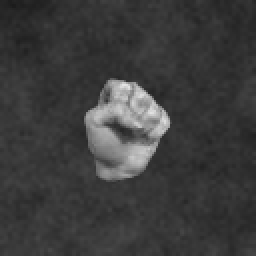
#> input picture fingers/0/000d9961-8136-4dee-9820-86e178777958_0L.png, 128 x 128 px (shown 2 times larger); its folder holds only this picture in this run
$ jupyter execute --allow-errors 2336524_src.ipynb
#> lines starting #> are read from the running program, lines starting #| are printed output that depends on the picture; after the words box and inside, x2 and y2 are one past the last pixel; in counts of white or black regions, pixels touching at a corner belong together
[cell 1]
#Import required libraries
import cv2
import numpy as np
import math
import os
import numpy as np
import random
import matplotlib.pyplot as plt

[cell 2]
#Calculate the area of a hand
def calculate_hand_area(image):
    # Convert the image to grayscale
    gray = cv2.cvtColor(image, cv2.COLOR_BGR2GRAY)
    # Apply Gaussian blur to the image
    blurred = cv2.GaussianBlur(gray, (5, 5), 0)
    # Apply thresholding to the image
    _, threshold = cv2.threshold(blurred, 0, 255, cv2.THRESH_BINARY+cv2.THRESH_OTSU)

    # Find contours in the thresholded image
    contours, _ = cv2.findContours(threshold, cv2.RETR_EXTERNAL, cv2.CHAIN_APPROX_SIMPLE)
    # Select the contour with maximum area, this should be the hand contour
    hand_contour = max(contours, key=cv2.contourArea)

    # Return the area of the hand contour
    return cv2.contourArea(hand_contour)

[cell 3]
#Calculate average area of images in directory
def calculate_average_area(directory):
    hand_areas = []
    # Loop over all .png images in the specified directory
    for filename in os.listdir(directory):
        if filename.endswith('.png'):
            image = cv2.imread(os.path.join(directory, filename))
            if image is not None:
                # Calculate the hand area for the current image
                hand_area = calculate_hand_area(image)
                hand_areas.append(hand_area)
    # Calculate the average hand area
    average_hand_area = sum(hand_areas) / len(hand_areas)
    return average_hand_area

[cell 4]
#Calculate threshold area
def calculate_threshold(closed_hand_directory, one_finger_directory):
    # Calculate the average hand area for images of a closed hand
    average_closed_hand_area = calculate_average_area(closed_hand_directory)
#> in calculate_average_area, image is the input picture: shape (128, 128, 3); min 27, max 227, mean 60.6
#> in calculate_hand_area, `_, threshold = cv2.threshold(blurred, 0, 255, cv2.THRESH_BINARY+cv2.TH..`:
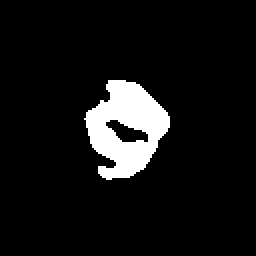
#> threshold: shape (128, 128) (shown 2 times larger); 7.7% white; 1 white region
#> in calculate_hand_area, `contours, _ = cv2.findContours(threshold, cv2.RETR_EXTERNAL, cv2.CHAIN..`: contours = 1 contour; box (x1, y1, x2, y2) and area: (42, 40, 85, 90) 1320
#> in calculate_hand_area, `hand_contour = max(contours, key=cv2.contourArea)`: hand_contour = contour of 74 points, box (x1, y1, x2, y2) (42, 40, 85, 90), area 1320
#> in calculate_average_area, `hand_area = calculate_hand_area(image)`: hand_area = 1319.5
#> average_closed_hand_area = 1319.5
    # Calculate the average hand area for images of a hand with one finger raised
    average_one_finger_area = calculate_average_area(one_finger_directory)
#> call 2 of calculate_average_area, with directory = './fingers/1'
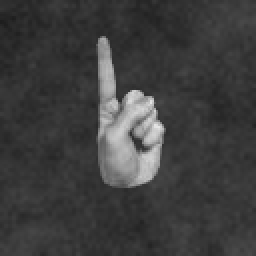
#> input picture fingers/1/009f969b-69d1-4fe5-a438-02638b35ff0e_1L.png, 128 x 128 px (shown 2 times larger)
#> in calculate_average_area, image is the input picture: shape (128, 128, 3); min 29, max 229, mean 62.3
#> in calculate_hand_area (call 2), `_, threshold = cv2.threshold(blurred, 0, 255, cv2.THRESH_BINARY+cv2.TH..`:
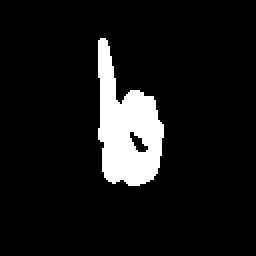
#> threshold: shape (128, 128) (shown 2 times larger); 8.8% white; 1 white region
#> in calculate_hand_area (call 2), `contours, _ = cv2.findContours(threshold, cv2.RETR_EXTERNAL, cv2.CHAIN..`: contours = 1 contour; box (x1, y1, x2, y2) and area: (49, 19, 82, 93) 1386
#> in calculate_hand_area (call 2), `hand_contour = max(contours, key=cv2.contourArea)`: hand_contour = contour of 68 points, box (x1, y1, x2, y2) (49, 19, 82, 93), area 1386
#> in calculate_average_area (call 2), `hand_area = calculate_hand_area(image)`: hand_area = 1386.5
#> average_one_finger_area = 1386.5

    # The threshold is the average of these two average areas
    thresh = (average_closed_hand_area + average_one_finger_area) / 2
#> thresh = 1353

    return thresh

[cell 5]
# load all image file paths from the specified parent directory and its subdirectories,
# then randomly shuffle the paths
def load_and_shuffle_images(parent_directory):
    image_files = []  # Initialize a list to store the image file paths

    # Iterate through each subdirectory (from 0 to 5) in the parent directory
    for i in range(6):
        # Create the full path to the current subdirectory
        folder_path = os.path.join(parent_directory, str(i))

        # Iterate through each file in the current subdirectory
        for filename in os.listdir(folder_path):
            # If the file is an image (.png), add its path to the image_files list
            if filename.endswith('.png'):
                image_file_path = os.path.join(folder_path, filename)
                image_files.append(image_file_path)

    # Randomly shuffle the list of image file paths
    random.shuffle(image_files)

    # Return the shuffled list of image file paths
    return image_files

[cell 6]
#Get angle betweeen fingers
def calculate_angle(start, farthest, end):
    #Calculate the angle between three points using the cosine rule
    a = math.sqrt((end[0] - farthest[0])**2 + (end[1] - farthest[1])**2)
    b = math.sqrt((start[0] - farthest[0])**2 + (start[1] - farthest[1])**2)
    c = math.sqrt((start[0] - end[0])**2 + (start[1] - end[1])**2)
    angle = math.acos((a**2 + b**2 - c**2) / (2*a*b))

    return math.degrees(angle)

[cell 7]
#Apply preprocessing to the image
def preprocess_image(image_path):

    # Load the image from the specified file path
    image = cv2.imread(image_path)

    # Convert the color image to grayscale
    gray = cv2.cvtColor(image, cv2.COLOR_BGR2GRAY)

    # Apply a Gaussian blur to the grayscale image, using a kernel size of 5x5 pixels and a sigma of 0
    # This helps to reduce noise and detail in the image
    blurred = cv2.GaussianBlur(gray, (5, 5), 0)

    # Apply Otsu's binarization method to the blurred image
    # This method automatically determines an optimal threshold value to separate the image into binary classes (black and white)
    _, threshold = cv2.threshold(blurred, 0, 255, cv2.THRESH_BINARY + cv2.THRESH_OTSU)

    # Return both the original image and the preprocessed (thresholded) image
    return image, threshold

[cell 8]
#Get Hand Countour
def get_hand_contour(threshold_image):
    #Identify the hand contour in a thresholded image
    contours, _ = cv2.findContours(threshold_image, cv2.RETR_EXTERNAL, cv2.CHAIN_APPROX_SIMPLE)
    # Select the contour with maximum area, this should be the hand contour
    hand_contour = max(contours, key=cv2.contourArea)

    return hand_contour

[cell 9]
#Count the number of fingers
def count_fingers(hand_contour,hand_area, thresh):
    """Count the number of fingers shown in the hand contour"""
    # Calculate the convex hull of the hand contour
    hull = cv2.convexHull(hand_contour, returnPoints=False)
    # Calculate the convexity defects of the hand contour
    defects = cv2.convexityDefects(hand_contour, hull)

    fingers = 0

    # If the hand area is greater than the threshold, a finger is considered raised
    if hand_area > thresh:
        fingers = 1
        if defects is not None:
            # Loop over the defects
            for i in range(defects.shape[0]):
                # Get the start, end and farthest point of the defect
                start, end, _, _ = defects[i, 0]
                start_point = tuple(hand_contour[start][0])
                end_point = tuple(hand_contour[end][0])
                farthest_point = tuple(hand_contour[defects[i, 0][2]][0])

                # Calculate the depth and angle of the defect
                depth = defects[i, 0][3] / 256
                angle = calculate_angle(start_point, farthest_point, end_point)

                # If the depth is greater than 15 and the angle is less than 90, count the defect as a raised finger
                if depth > 15 and angle < 90:
                    fingers += 1

    return fingers

[cell 10]
# Evaluate the accuracy of finger count prediction
def evaluate_accuracy(directory, expected_fingers):
    correct_predictions = 0  # Initialize counter for correct finger count predictions
    total_images = 0  # Initialize counter for total images processed

    # Iterate through all files in the specified directory
    for filename in os.listdir(directory):
        # If the file is an image (.png), process it
        if filename.endswith('.png'):
            # Create the full file path by joining the directory and filename
            image_path = os.path.join(directory, filename)

            # Preprocess the image and obtain the thresholded image
            image, threshold_image = preprocess_image(image_path)

            # Identify the hand contour in the thresholded image
            hand_contour = get_hand_contour(threshold_image)

            # Calculate the hand area in the image
            hand_area = calculate_hand_area(image)

            # Predict the number of fingers in the image
            predicted_fingers = count_fingers(hand_contour, hand_area, thresh)

            # If the predicted finger count matches the expected finger count, increment correct_predictions
            if predicted_fingers == expected_fingers:
                correct_predictions += 1

            # Increment total_images counter
            total_images += 1

    # Calculate the accuracy as the ratio of correct predictions to total images processed
    accuracy = correct_predictions / total_images
    return accuracy

[cell 11]
#Run this cell to choose image to process, Enter index between 0-299

# Define the directories where images of a closed hand (0 fingers raised) and one finger raised are stored
closed_hand_directory = './fingers/0'
one_finger_directory = './fingers/1'

# Call the calculate_threshold function to calculate the threshold area to differentiate between 0 and 1 finger raised.
# This function calculates the average area of hands in the images in the closed_hand_directory and one_finger_directory,
# and then sets the threshold as the midpoint of these two average areas.
thresh = calculate_threshold(closed_hand_directory, one_finger_directory)
#> thresh = 1353

# Define the path of the image for which the number of raised fingers has to be identified
image_path = "./fingers/"
#> (the rest of this cell did not finish here and is left out)


# Call the preprocess_image function to load and preprocess the image. This function returns the original image and
# the preprocessed (grayscale, blurred and thresholded) image
#Select an Image to process from a list of all the images contained in shuffled_images
index = int(input("Enter index of image to process between 0-299:"))
image, threshold_image = preprocess_image(shuffled_images[index])

# Call the get_hand_contour function to identify the contour of the hand in the thresholded image
hand_contour = get_hand_contour(threshold_image)

# Calculate the area of the hand in the image
hand_area=calculate_hand_area(image)

# Call the count_fingers function to count the number of fingers shown in the hand contour. This function uses the
# calculated threshold and the area of the hand in the image to differentiate between a closed fist and a hand with
# one finger raised. It then counts the number of convexity defects in the hand contour to identify additional fingers.
fingers = count_fingers(hand_contour,hand_area, thresh)

# Print the Image, calculated area of the hand in the image, the calculated threshold, and the identified number of fingers
plt.imshow(image)
print("Hand Area:", hand_area)
print("Palm_Area", thresh)
print("Number of fingers raised: ",fingers)

[cell 12]
# Run this code to print accuracy results

root_directory = './fingers'  # Directory containing the finger count images
accuracies = []  # List to store the accuracy for each finger count (0 to 5)

# Iterate through each finger count (0 to 5)
#> (the rest of this cell did not finish here and is left out)

#> in get_hand_contour, `contours, _ = cv2.findContours(threshold_image, cv2.RETR_EXTERNAL, cv2..`: contours = 1 contour; box (x1, y1, x2, y2) and area: (42, 40, 85, 90) 1320
#> in get_hand_contour, `hand_contour = max(contours, key=cv2.contourArea)`: hand_contour = contour of 74 points, box (x1, y1, x2, y2) (42, 40, 85, 90), area 1320
#> in evaluate_accuracy, `hand_area = calculate_hand_area(image)`: hand_area = 1319.5
#> in count_fingers, `hull = cv2.convexHull(hand_contour, returnPoints=False)`: hull = 20 values, max 73 at index 0, min 0 at index 19, mean 47.6
#> in count_fingers, `defects = cv2.convexityDefects(hand_contour, hull)`: defects = 14 rows, first 6: [0, 15, 5, 1516], [15, 17, 16, 162], [17, 23, 18, 186], [23, 40, 34, 2556], [41, 43, 42, 114], [44, 46, 45, 226]
#> in evaluate_accuracy, `predicted_fingers = count_fingers(hand_contour, hand_area, thresh)`: predicted_fingers = 0
